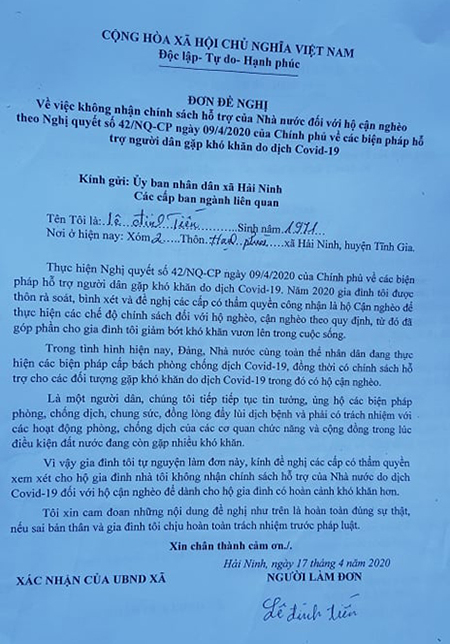
#> input picture OCR_Website/app/Models/text_detection/Tesseract-OCR/image/dontu.jpg, 450 x 644 px
$ python -i main.py   (imports and definitions only)
#> lines starting #> are read from the running program, lines starting #| are printed output that depends on the picture; after the words box and inside, x2 and y2 are one past the last pixel; in counts of white or black regions, pixels touching at a corner belong together
### OCR_Website/app/vietnamese-OCR-group3-OCR_model/Model.py
import os
import tensorflow.keras.backend as K
from tensorflow.keras.layers import Dense, LSTM, Reshape, BatchNormalization, Input, Conv2D, MaxPool2D, Lambda, Bidirectional, Add, Activation
from tensorflow.keras.models import Model
from tensorflow.keras.activations import relu, softmax
from tensorflow.keras.utils import to_categorical
from tensorflow.keras.callbacks import CSVLogger, TensorBoard, ModelCheckpoint, EarlyStopping, ReduceLROnPlateau
from config_model import *

class CRNNModel:
    def __init__(self, char_list, max_label_len):
        self.char_list = char_list
        self.max_label_len = max_label_len
        self.model = None

    def build_model(self):
        # input with shape of height=32 and width=128
        inputs = Input(shape=(118, 2167, 1))

        # Block 1
        x = Conv2D(64, (3,3), padding='same')(inputs)
        x = MaxPool2D(pool_size=3, strides=3)(x)
        x = Activation('relu')(x)
        x_1 = x

        # Block 2
        x = Conv2D(128, (3,3), padding='same')(x)
        x = MaxPool2D(pool_size=3, strides=3)(x)
        x = Activation('relu')(x)
        x_2 = x

        # Block 3
        x = Conv2D(256, (3,3), padding='same')(x)
        x = BatchNormalization()(x)
        x = Activation('relu')(x)
        x_3 = x

        # Block4
        x = Conv2D(256, (3,3), padding='same')(x)
        x = BatchNormalization()(x)
        x = Add()([x,x_3])
        x = Activation('relu')(x)
        x_4 = x

        # Block5
        x = Conv2D(512, (3,3), padding='same')(x)
        x = BatchNormalization()(x)
        x = Activation('relu')(x)
        x_5 = x

        # Block6
        x = Conv2D(512, (3,3), padding='same')(x)
        x = BatchNormalization()(x)
        x = Add()([x,x_5])
        x = Activation('relu')(x)

        # Block7
        x = Conv2D(1024, (3,3), padding='same')(x)
        x = BatchNormalization()(x)
        x = MaxPool2D(pool_size=(3, 1))(x)
        x = Activation('relu')(x)

        # pooling layer with kernel size (2,2) to make the height/2 #(1,9,512)
        x = MaxPool2D(pool_size=(3, 1))(x)

        # to remove the first dimension of one: (1, 31, 512) to (31, 512)
        squeezed = Lambda(lambda x: K.squeeze(x, 1))(x)

        # bidirectional LSTM layers with units=128
        blstm_1 = Bidirectional(LSTM(512, return_sequences=True, dropout=0.2))(squeezed)
        blstm_2 = Bidirectional(LSTM(512, return_sequences=True, dropout=0.2))(blstm_1)

        # softmax character probability with timesteps
        outputs = Dense(len(self.char_list)+1, activation='softmax')(blstm_2)

        # Model to be used at test time
        self.model = Model(inputs, outputs)

    # [13 lines left out: function compile_model, not called in this run]

    def predict(self, input):
        return self.model.predict(input)

    # [42 lines left out: functions get_callbacks, train, not called in this run]

crnn_model = CRNNModel(char_list, max_label_len)
crnn_model.build_model()
#> (the call stopped at in build_model, `inputs = Input(shape=(118, 2167, 1))`: tensorflow is not available in this run)
# crnn_model.compile_model()
# crnn_model.model.summary()

### OCR_Website/app/vietnamese-OCR-group3-OCR_model/main.py
from Model import *
import numpy as np
import cv2

def preprocess_image(raw_image):
  """
  Argument:
      def preprocess_image
          - input 'raw_image': image's path
          - return 'normalized': image after processing
  """
  # Load an image
  img = cv2.cvtColor(cv2.imread(raw_image), cv2.COLOR_BGR2GRAY)
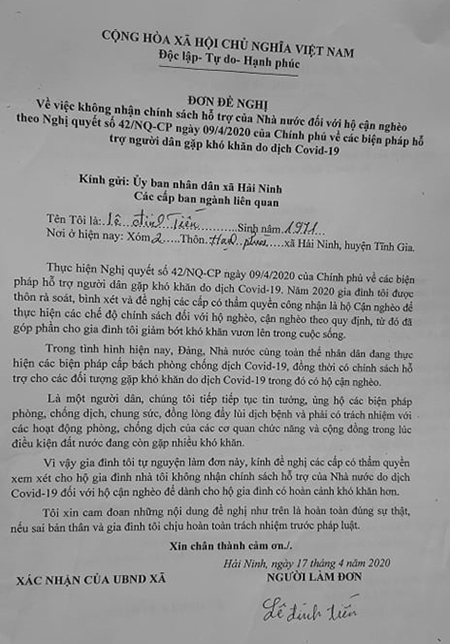
#> img: shape (644, 450); min 2, max 249, mean 151.6
  # in this dataset, we don't need to do any resize at all here.
  img = cv2.resize(img,(int(118/118*2122),118))
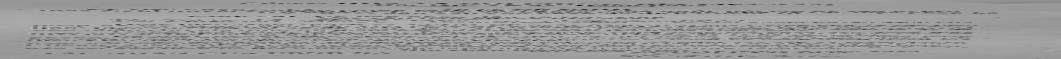
#> img: shape (118, 2122) (shown at 1/2 size); min 6, max 233, mean 151.5
  img = np.pad(img, ((0,0),(0, 2167-2122)), 'median')
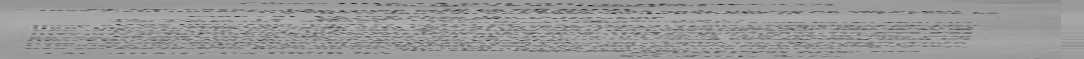
#> img: shape (118, 2167) (shown at 1/2 size); min 6, max 233, mean 151.7

  # YOUR PART: Blur it
  img = cv2.GaussianBlur(img, (5,5), 0)

  # YOUR PART: Threshold the image using adapative threshold
  img = cv2.adaptiveThreshold(img, 255, cv2.ADAPTIVE_THRESH_GAUSSIAN_C, cv2.THRESH_BINARY_INV, 11, 4)
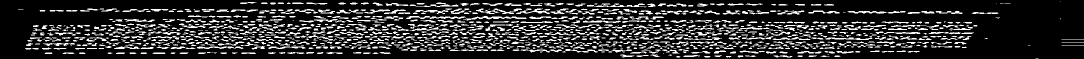
#> img: shape (118, 2167) (shown at 1/2 size); 18.9% white; 1190 white regions (420 under 20 px), largest, box (x1, y1, x2, y2) and area: (926, 32, 1054, 40) 410, (952, 17, 1044, 28) 389, (812, 32, 932, 38) 373

  # add channel dimension
  img = np.expand_dims(img , axis = 2)

  #normalized image
  normalized = img/255

  return normalized

def prediction(crnn_model, image_path):
  # Load the trained weights
  crnn_model.model.load_weights('weight\checkpoint_weights.hdf5')
  print(image_path)
  list_image = np.array([preprocess_image(image_path)])

  test_pred = crnn_model.predict(list_image)

  out = K.get_value(K.ctc_decode(test_pred, input_length=np.ones(test_pred.shape[0])*test_pred.shape[1],greedy=True)[0][0])

  final_pred = "".join([char_list[int(number)] if int(number) != -1 else "" for number in out[0]])
  return final_pred
# Path to the image for prediction
# image_path = r'data/for_training_model/data/0001_samples.png'
# print(prediction(crnn_model,image_path))

>>> result = preprocess_image('../Models/text_detection/Tesseract-OCR/image/dontu.jpg')
